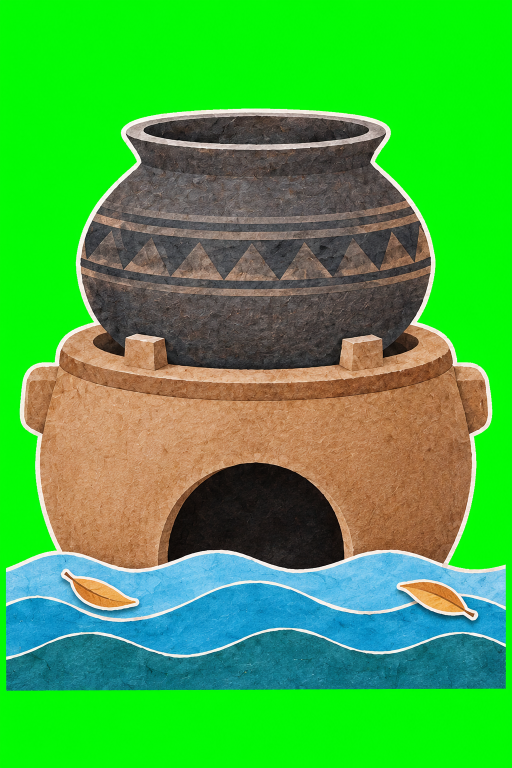
#> input picture video/assets/codex_tj01/stove_flooded.png, 1024 x 1536 px (shown at 1/2 size); its folder holds 7 pictures in this run
$ python split_new_scene1.py
#> lines starting #> are read from the running program, lines starting #| are printed output that depends on the picture; after the words box and inside, x2 and y2 are one past the last pixel; in counts of white or black regions, pixels touching at a corner belong together
#> in pieces, src is the input picture: PIL image 1024x1536 RGB; mean R, G, B 68.8, 172.1, 66.1
### video/split_sheet.py
"""把 Codex 生成的「绿底素材图」抠掉绿色（或直接用已经透明的底）、切成单件 PNG。

用法：python video/split_sheet.py <素材图.png> <输出目录> <名字1> <名字2> ...
名字按「从上到下、从左到右」的顺序对应每一件素材（先打印一遍 --list 看顺序）。
"""
import sys
from pathlib import Path

import numpy as np
from PIL import Image
from scipy import ndimage


def key_out(rgb):
    """绿幕抠像：越绿越透明；边缘半透明；去掉溢到边缘的绿色。"""
    r, g, b = (rgb[..., i].astype(float) for i in range(3))
    k = g - np.maximum(r, b)                       # 「有多绿」
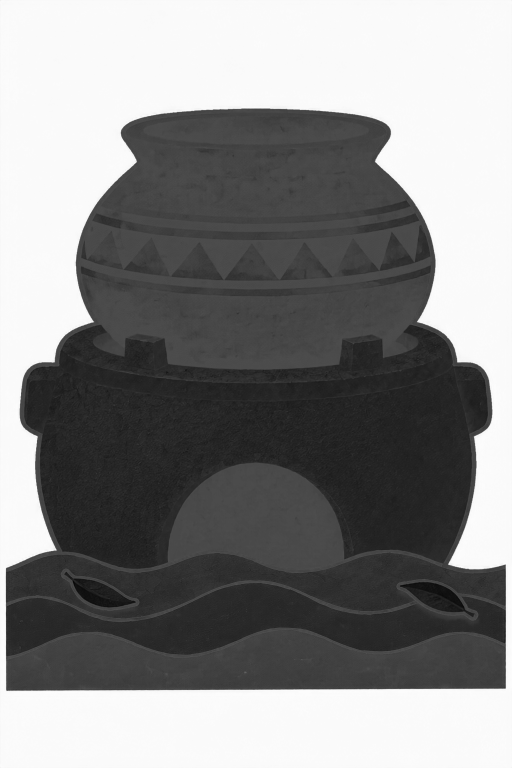
#> k: shape (1536, 1024) float64 (shown at 1/2 size); min -109, max 254, mean 83.3; drawn with min black and max white
    alpha = np.clip(1 - (k - 30) / 90, 0, 1)       # k<30 完全不透明，k>120 完全透明
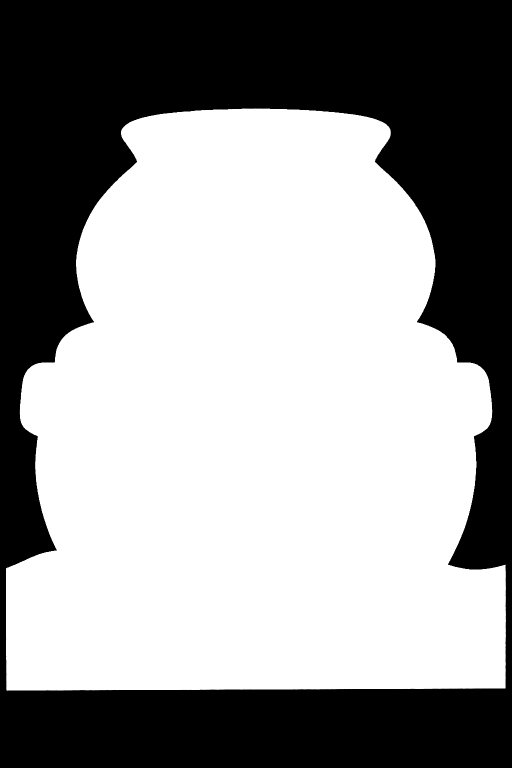
#> alpha: shape (1536, 1024) float64 (shown at 1/2 size); min 0, max 1, mean 0.591
    alpha[(g > 200) & (r < 90) & (b < 90)] = 0
    g2 = np.where(k > 0, np.maximum(r, b) + np.minimum(k, 0), g)   # 去绿边
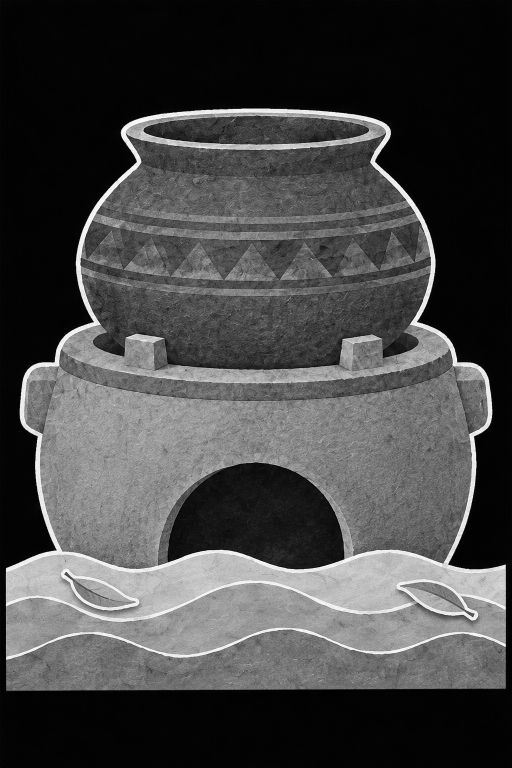
#> g2: shape (1536, 1024) float64 (shown at 1/2 size); min 0, max 255, mean 70.9
    out = np.dstack([r, g2, b, alpha * 255]).clip(0, 255).astype(np.uint8)
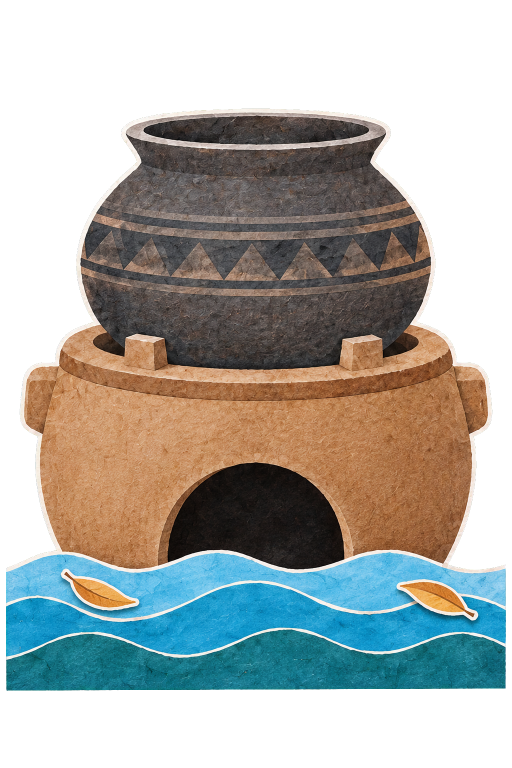
#> out: shape (1536, 1024, 4) (shown at 1/2 size); mean of channels 0, 1, 2, 3 68.8, 70.9, 66.1, 150.7; transparent parts drawn white
    return out


def pieces(path, min_area=3000):
    src = Image.open(path)
    if src.mode == "RGBA" and (np.array(src)[..., 3] < 20).mean() > 0.2:   # Codex 有时自己把绿底抠成了透明：直接用透明度
        rgba = np.array(src)
    else:
        rgba = key_out(np.array(src.convert("RGB")))
    mask = rgba[..., 3] > 60
#> mask: shape (1536, 1024) bool; 59.1% white; 1 black region, box (x1, y1, x2, y2) and area: (0, 0, 1024, 1536) 642741
    lab, n = ndimage.label(ndimage.binary_closing(mask, iterations=4))
#> lab: shape (1536, 1024) int32; values 0 (black) and 1 (white), 59.1% white; 1 black region, box (x1, y1, x2, y2) and area: (0, 0, 1024, 1536) 642666
#> n = 1
    out = []
    for i, sl in enumerate(ndimage.find_objects(lab), 1):
        area = (lab[sl] == i).sum()
        if area < min_area:
            continue
        crop = rgba[sl].copy()
        crop[..., 3] = np.where(lab[sl] == i, crop[..., 3], 0)   # 只留这一件
        out.append((sl[0].start, sl[1].start, crop))
#> this loop made 1 pass
#> (i, area) on pass 1: (1, 930198)
#> pass 1, in pieces, `crop = rgba[sl].copy()`:
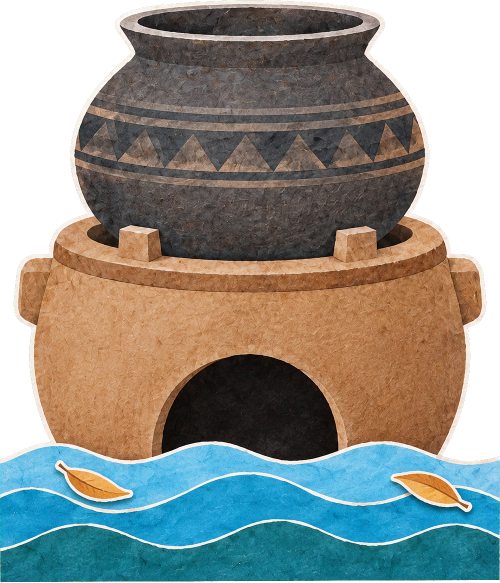
#> crop: shape (1165, 1000, 4) (shown at 1/2 size); mean of channels 0, 1, 2, 3 92, 94.8, 88.4, 203.5; transparent parts drawn white
#> after the loop: crop: shape (1165, 1000, 4); 0.04% of pixels changed, all inside (x1, y1, x2, y2) = (0, 0, 1000, 1165)
#> after the loop, out = 1 item
    out.sort(key=lambda p: (p[0] // 150, p[1]))                 # 从上到下、从左到右
    return out


# [12 lines that do not run on import are left out]

### video/assets/codex_tj01/split_new_scene1.py
"""tj01 第 5 步（第一场）：把第一场新画的图（绿底）抠掉绿色、裁到内容外框、放进清单写的路径。

  .venv/Scripts/python video/assets/codex_tj01/split_new_scene1.py [名字 ...]      # 不写名字 = 全部已经画好的

  stove_flooded     -> props/stove_flooded.png
  zb_shadow_young   -> chars/zb_shadow_young.png
  icons_new         -> props/icon_look.png、icon_speech.png、icon_resolve.png（从左到右）
  bubble_nickname2  -> props/bubble_nickname.png（v1 的大个子表情太凶，重画成 2）
  banquet_row       -> sets/lantai/banquet_row.png（3 张案连成一整排，一张图）
  shadow_screen     -> sets/shadow/screen.png（整幅不透明，原样拷贝）
  zgo_shadow_l      -> chars/zgo_shadow_l.png（智果皮影朝左，重画的，不是镜像：PITFALLS M1）
  dg_kneel_l        -> chars/dg_kneel_l.png（段规跪坐朝左，重画的，右衽）
  --- 整集其余（素材清单第二节 12–35 号）---
  bubble_checkers / bubble_shot -> props/ 同名
  screen_cups       -> props/screen_cup_before.png（左幅）、screen_cup_after.png（右幅）
  inset_yinduo2     -> props/inset_yinduo.png（v1 尹铎穿了红色，是智家的颜色，重画成棕褐）
  chariot_full      -> props/chariot_back.png + props/chariot_front.png（同一张画布拆成前后两层，严丝合缝：两层叠起来和原图逐像素一致）
  hands_douli       -> props/hands_stack.png（左）、props/douli.png（右）
  city_icons2       -> props/city_han.png、city_wei.png、city_jinyang.png（从左到右；v1 墙色太艳，重画）
  book_page_hi      -> sets/study/book_page_hi.png（整幅不透明）
  sky_night         -> sets/jin_land/sky_night.png（整幅不透明）
  zb_expr_a         -> chars/zb_hi_greedy.png、zb_hi_shock.png
  zb_expr_b         -> chars/zb_hi_proud.png、zb_hi_side.png
  zxz_expr_a        -> chars/zxz_hi_no.png、zxz_hi_smile.png
  zxz_no_l / hkz_stand_l / zb_cheer_l / wgh_reins_l -> chars/ 同名（整集分镜表要朝左的交领人物，重画的，不是镜像：PITFALLS M1）
  zxz_expr_d        -> chars/zxz_hi_order.png（b 的衣服偏蓝、c 的下边被画布切掉，重画成 d）
"""
import sys
from pathlib import Path

import numpy as np
from PIL import Image

HERE = Path(__file__).resolve().parent
ASSETS = HERE.parent
sys.path.insert(0, str(ASSETS.parent))
import split_sheet  # noqa: E402


def union_crop(path):
    ps = split_sheet.pieces(str(path))
#> ps = 1 item
    y0 = min(p[0] for p in ps)
#> y0 = 217
    x0 = min(p[1] for p in ps)
#> x0 = 12
    y1 = max(p[0] + p[2].shape[0] for p in ps)
#> y1 = 1382
    x1 = max(p[1] + p[2].shape[1] for p in ps)
#> x1 = 1012
    canvas = np.zeros((y1 - y0, x1 - x0, 4), np.uint8)
    for y, x, c in ps:
        canvas[y - y0:y - y0 + c.shape[0], x - x0:x - x0 + c.shape[1]] = np.where(
            c[..., 3:4] > 0, c, canvas[y - y0:y - y0 + c.shape[0], x - x0:x - x0 + c.shape[1]])
#> this loop made 1 pass
#> (y, x) on pass 1: (217, 12)
    return canvas


def add_cut_border(arr, trim=4, width=8, color=(250, 247, 238)):
    """水面的左右两端和底边是平直的切边，Codex 没给切边加白纸边：先削掉 trim 像素（切边上有一两像素抠绿留下的色偏），再在左、右、底三边补一圈 width 像素的白纸边。
    底边在原图里并不完全水平（左右差几个像素），所以逐列找最后一行不透明的像素。"""
#> called with trim = 4, width = 8, color = (250, 247, 238)
    a = arr[:, trim:arr.shape[1] - trim]
    h, w = a.shape[:2]
#> h = 1165; w = 992
    out = np.zeros((h + width, w + 2 * width, 4), np.uint8)
    out[:h, width:width + w] = a
#> out: shape (1173, 1008, 4)
    col = np.array(list(color) + [255], np.uint8)
#> col = [250, 247, 238, 255]
    left = a[:, 0, 3] > 200
    right = a[:, -1, 3] > 200
    for i in range(width):
        out[:h][left, i] = col
        out[:h][right, width + w + i] = col
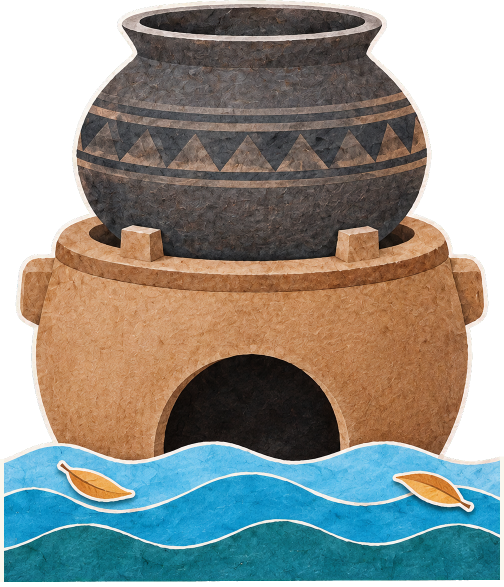
#> out: shape (1173, 1008, 4) (shown at 1/2 size); mean of channels 0, 1, 2, 3 90.8, 93.3, 87, 200.9; transparent parts drawn white
    for x in range(out.shape[1]):
        rows = np.where(out[:, x, 3] > 200)[0]
        if rows.size == 0:
            continue
        r = int(rows.max()) - trim            # 削掉 trim 行
        out[r + 1:, x] = 0
        out[r + 1:r + 1 + width, x] = col
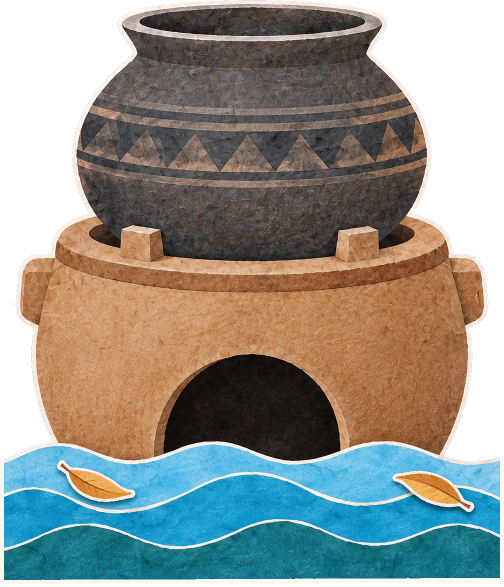
#> out: shape (1173, 1008, 4) (shown at 1/2 size); 0.68% of pixels changed, all inside (x1, y1, x2, y2) = (0, 1156, 1008, 1168); transparent parts drawn white
    return out


def save(dst, arr):
#> called with dst = 'props/stove_flooded.png'
    p = ASSETS / dst
    p.parent.mkdir(parents=True, exist_ok=True)
    arr = arr.copy()
    arr[..., 3] = np.where(arr[..., 3] >= 240, 255, arr[..., 3])
#> arr: shape (1173, 1008, 4); 0.01% of pixels changed, all inside (x1, y1, x2, y2) = (26, 1, 976, 1128)
    Image.fromarray(arr, "RGBA").save(p)
    print(f"{dst} {arr.shape[1]}x{arr.shape[0]}")
#| props/stove_flooded.png 1008x1173


def split_chariot(arr):
    """把整辆车按「近侧」和「远侧」拆成两层（同一块画布，逐像素分区，叠起来 = 原图）。
    front（前层）= 近侧的大轮（圆，含白纸边）、近侧的低栏杆（含三根立柱和柱帽）和它下面的边梁、车辆下面的车架、车辕、车衡、车轭；
    back（后层）= 车厢底板、车厢后面的旗座和后梁、远侧较高的栏杆（近侧栏杆上沿以上的部分）、远侧车轮露出来的一小条。
    近侧栏杆的上沿在 y=128（柱帽在 y=99），大轮圆心 (566,389)、半径 280（在 chariot_full 裁完边的画布上量的）。"""
    H, W = arr.shape[:2]
    yy, xx = np.mgrid[0:H, 0:W]
    F = ((xx - 566) ** 2 + (yy - 389) ** 2) <= 280 ** 2
    top = np.full(W, 10 ** 6)
    top[278:] = 128
    for a, b in [(278, 324), (808, 850), (1092, 1142)]:
        top[a:b] = 99
    F |= (yy >= top[None, :]) & (xx >= 278) & (yy < 345)
    F |= (xx >= 278) & (yy >= 345)
    front, back = arr.copy(), arr.copy()
    front[~F] = 0
    back[F] = 0
    return back, front


def two(folder, src, names):
    """一张表里几件（从左到右）：抠绿、按顺序存。"""
    ps = sorted(split_sheet.pieces(str(src)), key=lambda p: p[1])
    assert len(ps) == len(names), f"{src.name} 切出 {len(ps)} 件，要 {len(names)} 件：{[(p[1], p[2].shape[1], p[2].shape[0]) for p in ps]}"
    for (y, x, c), nm in zip(ps, names):
        save(f"{folder}/{nm}.png", c)


def opaque(src, dst):
    im = Image.open(src).convert("RGBA")
    p = ASSETS / dst
    p.parent.mkdir(parents=True, exist_ok=True)
    im.save(p)
    print(f"{dst} {im.width}x{im.height}")


def main():
    todo = sys.argv[1:] or ["stove_flooded", "zb_shadow_young", "icons_new", "bubble_nickname2", "banquet_row", "shadow_screen", "zgo_shadow_l", "dg_kneel_l",
                         "bubble_checkers", "bubble_shot", "screen_cups", "inset_yinduo2", "chariot_full", "hands_douli",
                         "city_icons2", "book_page_hi", "sky_night", "zb_expr_a", "zb_expr_b", "zxz_expr_a", "zxz_expr_d",
                         "zxz_no_l", "hkz_stand_l", "zb_cheer_l", "wgh_reins_l"]
    for n in todo:
        src = HERE / f"{n}.png"
        if not src.exists():
            print(f"缺 {n}.png，跳过")
            continue
        if n == "stove_flooded":
            save("props/stove_flooded.png", add_cut_border(union_crop(src)))
        elif n == "zb_shadow_young":
            save("chars/zb_shadow_young.png", union_crop(src))
        elif n == "icons_new":
            ps = sorted(split_sheet.pieces(str(src)), key=lambda p: p[1])
            assert len(ps) == 3, f"icons_new 切出 {len(ps)} 件"
            for (y, x, c), nm in zip(ps, ["icon_look", "icon_speech", "icon_resolve"]):
                save(f"props/{nm}.png", c)
        elif n in ("zgo_shadow_l", "dg_kneel_l", "zxz_no_l", "hkz_stand_l", "zb_cheer_l", "wgh_reins_l"):
            save(f"chars/{n}.png", union_crop(src))
        elif n in ("bubble_checkers", "bubble_shot"):
            save(f"props/{n}.png", union_crop(src))
        elif n == "inset_yinduo2":
            save("props/inset_yinduo.png", union_crop(src))
        elif n == "screen_cups":
            two("props", src, ["screen_cup_before", "screen_cup_after"])
        elif n == "hands_douli":
            two("props", src, ["hands_stack", "douli"])
        elif n == "city_icons2":
            two("props", src, ["city_han", "city_wei", "city_jinyang"])
        elif n == "chariot_full":
            back, front = split_chariot(union_crop(src))
            save("props/chariot_back.png", back)
            save("props/chariot_front.png", front)
        elif n == "book_page_hi":
            opaque(src, "sets/study/book_page_hi.png")
        elif n == "sky_night":
            opaque(src, "sets/jin_land/sky_night.png")
        elif n == "zb_expr_a":
            two("chars", src, ["zb_hi_greedy", "zb_hi_shock"])
        elif n == "zb_expr_b":
            two("chars", src, ["zb_hi_proud", "zb_hi_side"])
        elif n == "zxz_expr_a":
            two("chars", src, ["zxz_hi_no", "zxz_hi_smile"])
        elif n == "zxz_expr_d":
            two("chars", src, ["zxz_hi_order"])
        elif n == "bubble_nickname2":
            save("props/bubble_nickname.png", union_crop(src))
        elif n == "banquet_row":
            save("sets/lantai/banquet_row.png", union_crop(src))
        elif n == "shadow_screen":
            im = Image.open(src).convert("RGBA")
            (ASSETS / "sets/shadow").mkdir(parents=True, exist_ok=True)
            im.save(ASSETS / "sets/shadow/screen.png")
            print(f"sets/shadow/screen.png {im.width}x{im.height}")
#> pass 2 of the loop in main, `for n in todo:`:
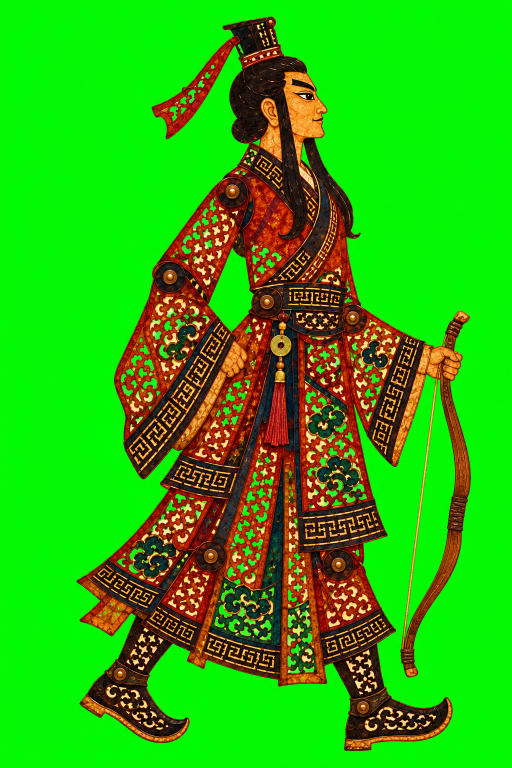
#> input picture video/assets/codex_tj01/zb_shadow_young.png, 1024 x 1536 px (shown at 1/2 size)
#> in pieces, src is the input picture: PIL image 1024x1536 RGB; mean R, G, B 43.1, 179.1, 11
#> in pieces (call 2), `mask = rgba[..., 3] > 60`:
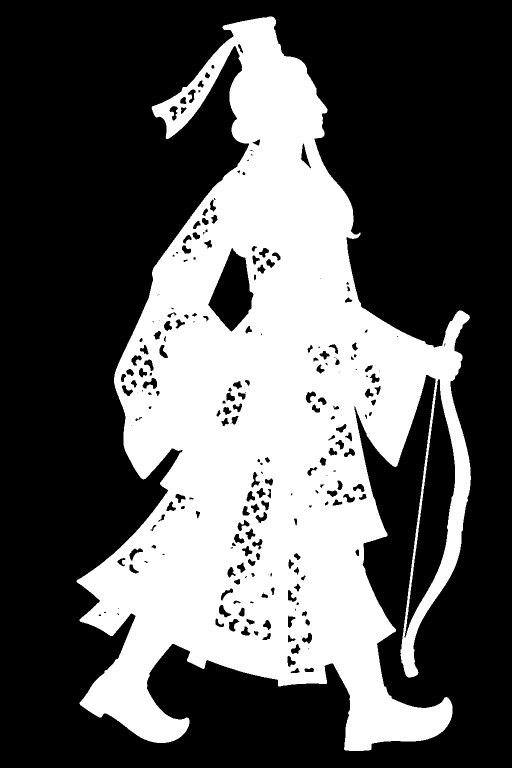
#> mask: shape (1536, 1024) bool (shown at 1/2 size); 36% white; 1 white region, box (x1, y1, x2, y2) and area: (153, 33, 942, 1502) 565682
#> lab: shape (1536, 1024) int32; values 0 (black) and 1 (white), 36.7% white; 1 white region, box (x1, y1, x2, y2) and area: (153, 33, 942, 1502) 577512
#> the loop in pieces (call 2), `for i, sl in enumerate(ndimage.find_objects(lab), 1):` made 1 pass
#> (i, area) on pass 1: (1, 577512)
#> pass 1, in pieces (call 2), `crop = rgba[sl].copy()`:
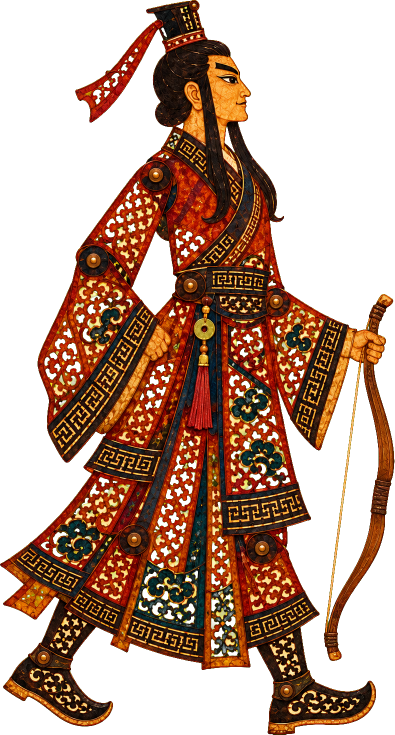
#> crop: shape (1469, 789, 4) (shown at 1/2 size); mean of channels 0, 1, 2, 3 57.8, 29.3, 13.1, 123.6; transparent parts drawn white
#> the loop in union_crop (call 2), `for y, x, c in ps:` made 1 pass
#> (y, x) on pass 1: (33, 153)
#> arr: shape (1469, 789, 4)
#| chars/zb_shadow_young.png 789x1469


if __name__ == "__main__":
    main()
